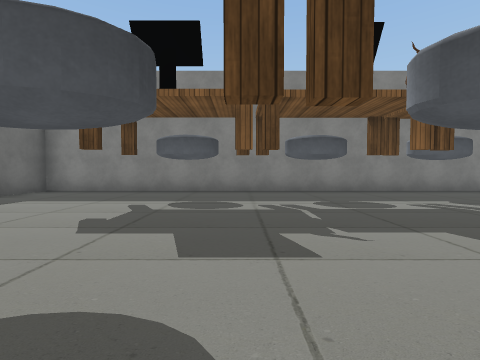
view 1 (above)

13 first-person views from a walk through a 3-D level made in the Unity game engine. The camera is 1.2 m above the floor, tilts 2° down and sees 85° across. The floor is counted in squares, 2 m on a side. Each view is taken from the middle of a square. On the plan, view 1 faces up. The plan holds only what a view shows up to about 9 squares ahead; the rest is blank. Some surface patterns are stand-ins.

view 2
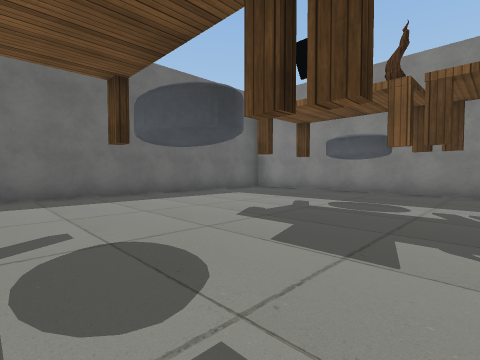

view 3
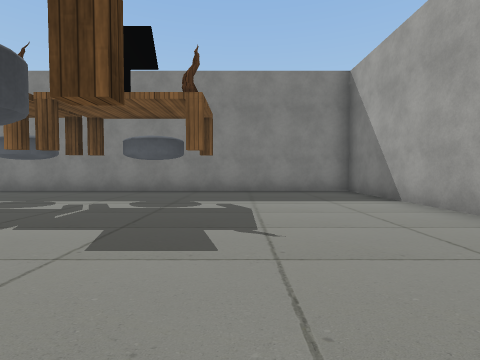

view 4
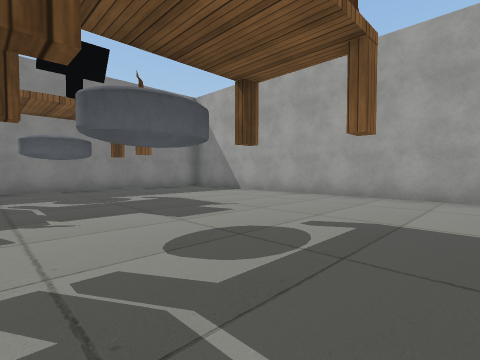

view 5
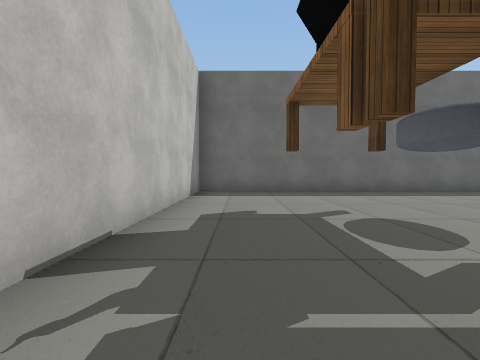

view 6
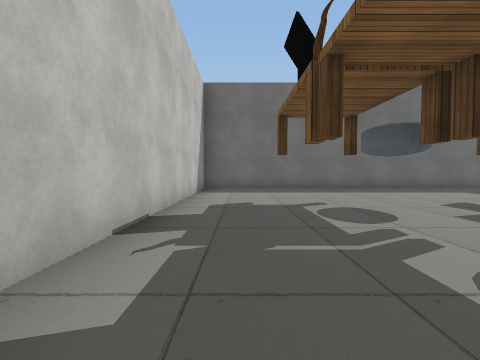

view 7
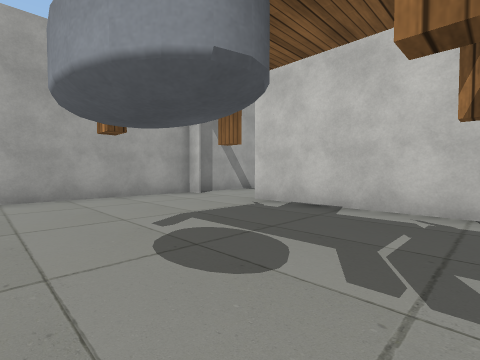

view 8
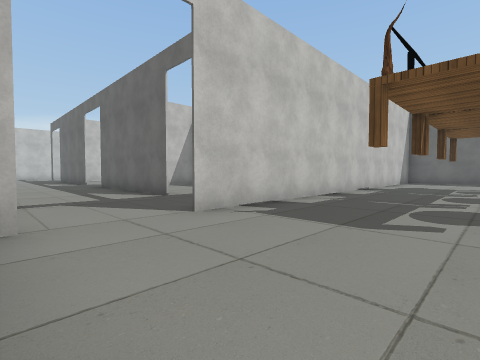

view 9
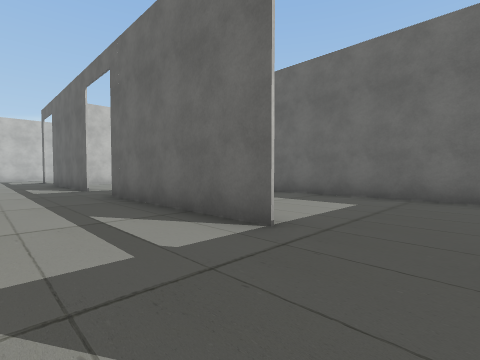

view 10
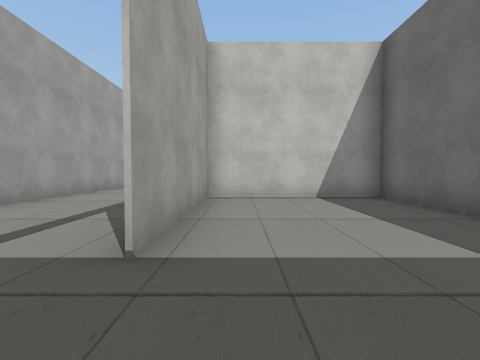

view 11
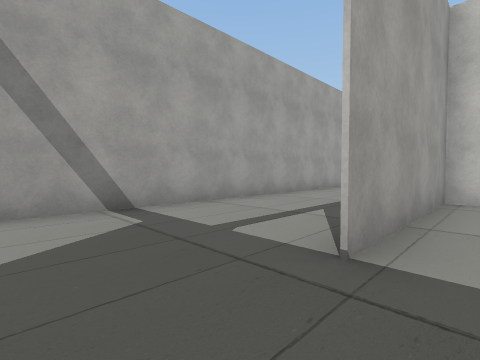

view 12
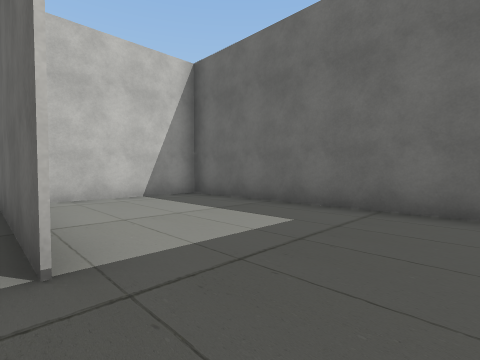

view 13
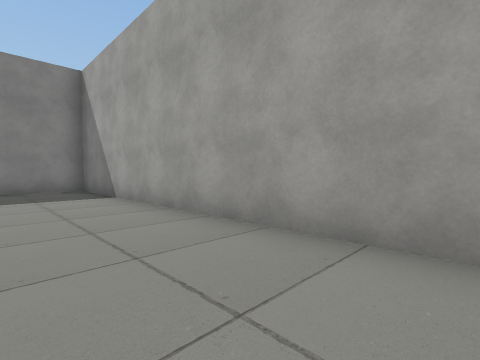

### Floor plan
Ten units are one square. View 1 is at (0, 0); x grows to the right and y downward. Boxes are objects, and circles mark ways between rooms. Rooms are numbered by the first view taken in them; rooms with no view inside come last. Other rooms are left out.
<svg viewBox="-62 -82 159 227">
<path fill="none" stroke="#000" d="M86 22 92 22M92 15 92 -77 -57 -77 -57 22 68 22M58 115 58 135M92 120 92 15M58 46 58 95M18 31 18 90 57 90 57 48"/>
<circle cx="75" cy="20" r="3" fill="#2a7"/>
<circle cx="60" cy="35" r="3" fill="#2a7"/>
<text x="20" y="-30">1</text>
<text x="70" y="140">2</text>
<text x="40" y="60">3</text>
</svg>
Room 1 opens to room 2. Room 2 opens to room 3.

Where each view was taken, in squares from view 1:
view 1: 0 up, 0 right, facing up
view 2: 0 up, 1 right, facing up-left
view 3: 0 up, 6 right, facing up
view 4: 1 down, 3 right, facing up-right
view 5: 1 down, 2 right, facing left
view 6: 1 down, 3 right, facing left
view 7: 2 up, 3 right, facing down-right
view 8: 1 up, 9 right, facing down-left
view 9: 3 down, 8 right, facing down-left
view 10: 3 down, 5 right, facing down
view 11: 3 down, 5 right, facing down-right
view 12: 3 down, 6 right, facing down-left
view 13: 1 down, 7 right, facing up-right
